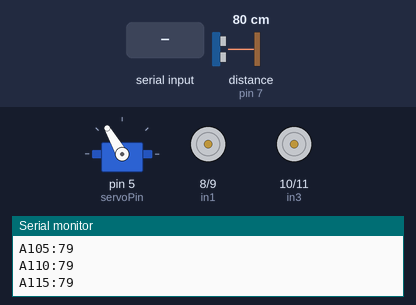
Simulated run of this sketch. Board: Arduino Uno, built with avr-gcc and run on an emulated ATmega328P. Shown: servo, motor-driver pin pairs drawn as motors (green arrow = first pin HIGH = forward, orange = second pin HIGH = backward, longer = more drive), the last lines printed to the serial monitor. Wiring (inferred from the names in the program): ultrasonic range finder: trigger pin 6; echo pin 7. The test bench sets the inputs (shaded band); at power-on: distance to the obstacle (sensor on pin 7) 80 cm. The echo pulse lasts 58.3 µs per cm.

Above: at 0.85 s.
1.3 s: "L" received over Serial
At 2.55 s:
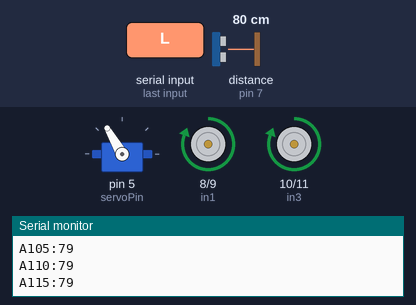
4.3 s: distance to the obstacle (sensor on pin 7) set to 2 cm
At 5.05 s:
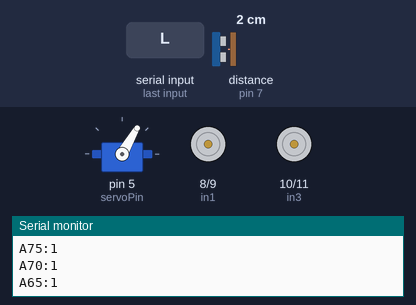
7.3 s: "B" received over Serial
At 9.01 s:
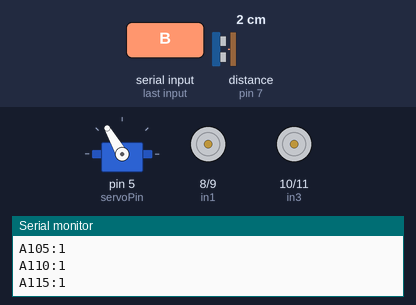
10.3 s: "F" received over Serial
At 12.18 s:
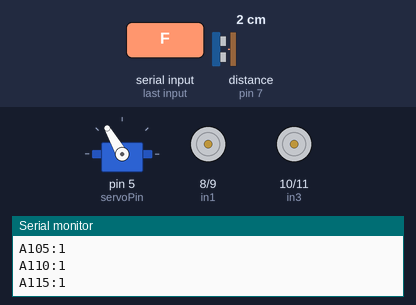
13.3 s: "R" received over Serial
At 15.35 s:
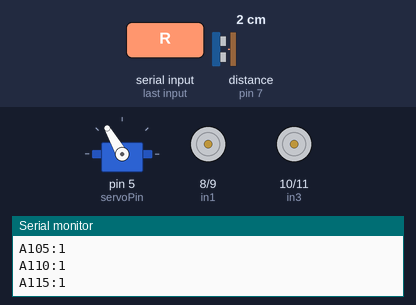
16.3 s: distance to the obstacle (sensor on pin 7) set to 18 cm
Timing chart, 0 to 20.3 s (numbered marks = the images above; inputs shaded):
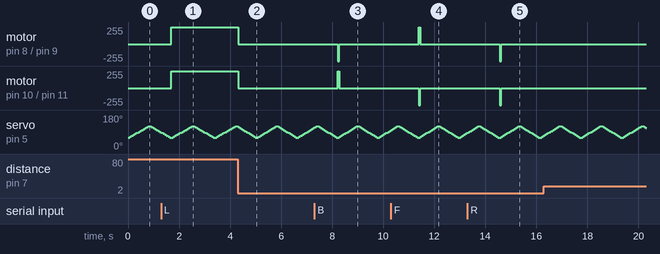

Measured:
- after the input at 1.3 s, motor on pin 8 (in1) / pin 9 (in2), motor on pin 10 (in3) / pin 11 (in4): stopped → forward 255/255 after 0.40 s
- after the input at 4.3 s, motor on pin 8 (in1) / pin 9 (in2), motor on pin 10 (in3) / pin 11 (in4): forward 255/255 → stopped at once
- after the input at 7.3 s, motor on pin 8 (in1) / pin 9 (in2): stopped → backward 255/255 after 0.92 s, → stopped 0.06 s later; motor on pin 10 (in3) / pin 11 (in4): stopped → forward 255/255 after 0.92 s, → stopped 0.06 s later
- after the input at 10.3 s, motor on pin 8 (in1) / pin 9 (in2): stopped → forward 255/255 after 1.1 s, → stopped 0.06 s later; motor on pin 10 (in3) / pin 11 (in4): stopped → backward 255/255 after 1.1 s, → stopped 0.06 s later
- after the input at 13.3 s, motor on pin 8 (in1) / pin 9 (in2), motor on pin 10 (in3) / pin 11 (in4): stopped → backward 255/255 after 1.3 s, → stopped 0.06 s later

The sketch:

VoitureTelecUno.ino
```cpp
// === Arduino UNO Code ===
// Communication via Serial (USB TX/RX)
// Contrôle moteurs + radar + réception commandes depuis ESP8266

#include <Servo.h>

// Pins moteurs
const int in1 = 8;
const int in2 = 9;
const int in3 = 10;
const int in4 = 11;

// Capteur ultrason
const int trigPin = 6;
const int echoPin = 7;

// Servo
Servo radarServo;
const int servoPin = 5;

// Radar
const int radarStep = 5;
const int radarMin = 60;
const int radarMax = 120;

void setup() {
  pinMode(in1, OUTPUT);
  pinMode(in2, OUTPUT);
  pinMode(in3, OUTPUT);
  pinMode(in4, OUTPUT);

  pinMode(trigPin, OUTPUT);
  pinMode(echoPin, INPUT);

  radarServo.attach(servoPin);
  Serial.begin(9600);
}

void loop() {
  // Lire commande du WiFi (ESP)
  if (Serial.available()) {
    char c = Serial.read();
    handleCommand(c);
  }

  // Balayage radar
  for (int angle = radarMin; angle <= radarMax; angle += radarStep) {
    radarServo.write(angle);
    delay(60);
    int dist = measureDistance();
    Serial.print("A");
    Serial.print(angle);
    Serial.print(":");
    Serial.println(dist);
    if (dist < 8) stopMotors();
  }
  for (int angle = radarMax; angle >= radarMin; angle -= radarStep) {
    radarServo.write(angle);
    delay(60);
    int dist = measureDistance();
    Serial.print("A");
    Serial.print(angle);
    Serial.print(":");
    Serial.println(dist);
    if (dist < 8) stopMotors();
  }
}

int measureDistance() {
  digitalWrite(trigPin, LOW);
  delayMicroseconds(2);
  digitalWrite(trigPin, HIGH);
  delayMicroseconds(10);
  digitalWrite(trigPin, LOW);
  long duration = pulseIn(echoPin, HIGH);
  return duration * 0.034 / 2; // distance en cm
}

// Commandes moteur
void forward() {
  digitalWrite(in1, HIGH);
  digitalWrite(in2, LOW);
  digitalWrite(in3, LOW);
  digitalWrite(in4, HIGH);
}

void backward() {
  digitalWrite(in1, LOW);
  digitalWrite(in2, HIGH);
  digitalWrite(in3, HIGH);
  digitalWrite(in4, LOW);
}

void left() {
  digitalWrite(in1, HIGH);
  digitalWrite(in2, LOW);
  digitalWrite(in3, HIGH);
  digitalWrite(in4, LOW);
}

void right() {
  digitalWrite(in1, LOW);
  digitalWrite(in2, HIGH);
  digitalWrite(in3, LOW);
  digitalWrite(in4, HIGH);
}

void stopMotors() {
  digitalWrite(in1, LOW);
  digitalWrite(in2, LOW);
  digitalWrite(in3, LOW);
  digitalWrite(in4, LOW);
}

void handleCommand(char cmd) {
  switch (cmd) {
    case 'F': forward(); break;
    case 'B': backward(); break;
    case 'L': left(); break;
    case 'R': right(); break;
    case 'S': stopMotors(); break;
  }
}
```
